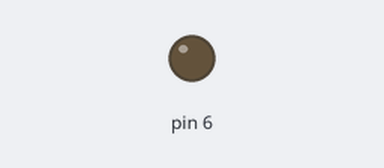
The sketch below on a simulated Arduino Uno, built with avr-gcc and run on an emulated ATmega328P. Parts: output pins drawn as LEDs (lit = HIGH).

Above: at 0.1 s.
At 39.9 s:
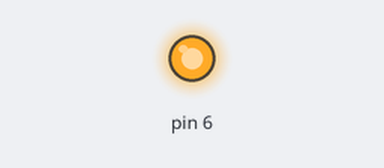
Timing chart, 0 to 40.0 s (numbered marks = the images above):
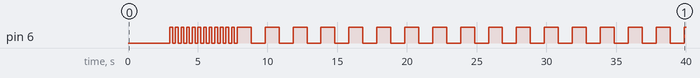

The sketch:

Day16_LED_FSM.ino
```cpp
enum State {
  IDLE,
  BLINK_FAST,
  BLINK_SLOW
};

State currentState = IDLE;
unsigned long previousMillis = 0;

void setup() {
  pinMode(6, OUTPUT);
}

void loop() {
  unsigned long now = millis();

  switch (currentState) {
    case IDLE:
      digitalWrite(6, LOW);
      if (now > 3000) currentState = BLINK_FAST;
      break;

    case BLINK_FAST:
      if (now - previousMillis > 200) {
        previousMillis = now;
        digitalWrite(6, !digitalRead(6));
      }
      if (now > 8000) currentState = BLINK_SLOW;
      break;

    case BLINK_SLOW:
      if (now - previousMillis > 1000) {
        previousMillis = now;
        digitalWrite(6, !digitalRead(6));
      }
      break;
  }
}
```

Measured:
- by itself, pin 6: goes 12 × (HIGH 0.20 s, LOW 0.20 s), 16 × (HIGH 1.0 s, LOW 1.0 s), then HIGH
